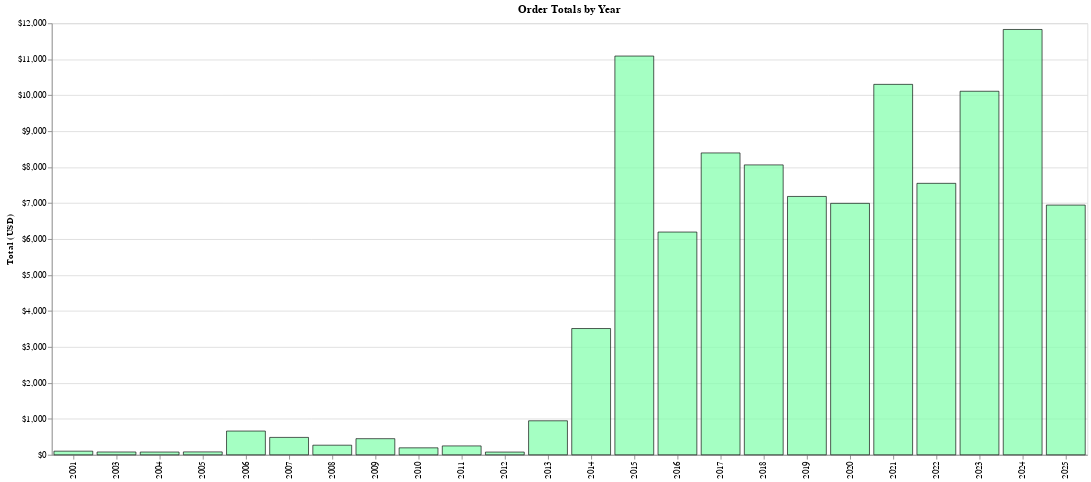

The code cell stored with this chart in its notebook:
### Code cell
alt.Chart(
    df_date_totals.with_columns(
        pl.col('Order Date').dt.year().alias('Year'),
    ).group_by('Year').agg(
        pl.col('Total Owed').sum().round(2).alias('Total Spent')
    ),
    title='Order Totals by Year'
).mark_bar(
    color='#87ffaf',
    stroke='black',
    opacity=0.75,
).transform_calculate(
    custom_tooltip="'$' + datum['Total Spent']",
).encode(
    x=alt.X('Year:O', title=''),
    y=alt.Y('Total Spent', title='Total (USD)', axis=alt.Axis(format='$,.0f')),
    tooltip='custom_tooltip:N',
).properties(
    width=1200,
    height=500,
)

### Figure 1 — Vega-Lite specification as saved in the notebook (floating-point values rounded to 4 significant figures)
{"usermeta": {"embedOptions": {"theme": "latimes"}}, "config": {"view": {"continuousWidth": 300, "continuousHeight": 300}}, "data": {"name": "data-e1028e83d87351dac8589629d707e1bd"}, "mark": {"type": "bar", "color": "#87ffaf", "opacity": 0.75, "stroke": "black"}, "encoding": {"tooltip": {"field": "custom_tooltip", "type": "nominal"}, "x": {"field": "Year", "title": "", "type": "ordinal"}, "y": {"axis": {"format": "$,.0f"}, "field": "Total Spent", "title": "Total (USD)", "type": "quantitative"}}, "height": 500, "title": "Order Totals by Year", "transform": [{"calculate": "'$' + datum['Total Spent']", "as": "custom_tooltip"}], "width": 1200, "$schema": "https://vega.github.io/schema/vega-lite/v5.20.1.json", "datasets": {"data-e1028e83d87351dac8589629d707e1bd": [{"Year": 2004, "Total Spent": 76.68}, {"Year": 2010, "Total Spent": 193.7}, {"Year": 2001, "Total Spent": 101.3}, {"Year": 2007, "Total Spent": 483.9}, {"Year": 2013, "Total Spent": 945.7}, {"Year": 2019, "Total Spent": 7185.0}, {"Year": 2025, "Total Spent": 6945.0}, {"Year": 2022, "Total Spent": 7549.0}, {"Year": 2016, "Total Spent": 6194.0}, {"Year": 2005, "Total Spent": 80.92}, {"Year": 2023, "Total Spent": 10110.0}, {"Year": 2014, "Total Spent": 3512.0}, {"Year": 2020, "Total Spent": 6993.0}, {"Year": 2008, "Total Spent": 267.3}, {"Year": 2011, "Total Spent": 247.1}, {"Year": 2017, "Total Spent": 8395.0}, {"Year": 2015, "Total Spent": 11090.0}, {"Year": 2006, "Total Spent": 660.5}, {"Year": 2012, "Total Spent": 75.8}, {"Year": 2009, "Total Spent": 448.5}, {"Year": 2021, "Total Spent": 10300.0}, {"Year": 2003, "Total Spent": 77.97}, {"Year": 2018, "Total Spent": 8062.0}, {"Year": 2024, "Total Spent": 11830.0}]}}
